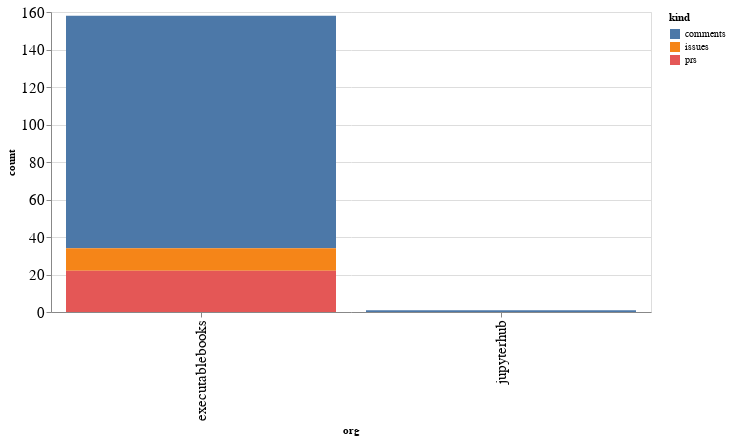

This figure's notebook cell:
### Code cell
alt.Chart(org_summaries, width=600).mark_bar().encode(
    x='org',
    y='count',
    color='kind',
    tooltip="org"
)

### Figure 1 — Vega-Lite specification as saved in the notebook (floating-point values rounded to 4 significant figures)
{"config": {"axisLeft": {"labelFontSize": 15}, "axisBottom": {"labelFontSize": 15}}, "data": {"name": "data-8d7fd0edda79e916c6d19de30fc09597"}, "mark": "bar", "encoding": {"color": {"type": "nominal", "field": "kind"}, "tooltip": {"type": "nominal", "field": "org"}, "x": {"type": "nominal", "field": "org"}, "y": {"type": "quantitative", "field": "count"}}, "width": 600, "$schema": "https://vega.github.io/schema/vega-lite/v4.8.1.json", "datasets": {"data-8d7fd0edda79e916c6d19de30fc09597": [{"org": "executablebooks", "kind": "comments", "count": 124}, {"org": "executablebooks", "kind": "issues", "count": 12}, {"org": "executablebooks", "kind": "prs", "count": 22}, {"org": "jupyterhub", "kind": "comments", "count": 1}]}}
